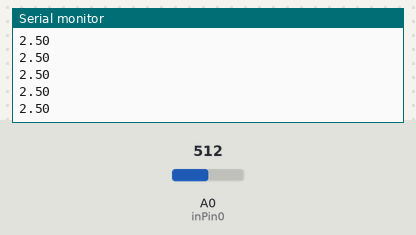
Bench run of a sketch on a simulated Arduino Uno, built with avr-gcc and run on an emulated ATmega328P. On the bench: the last lines printed to the serial monitor. The inputs (shaded band) are chosen by the test bench; at power-on: A0 (inPin0) = 512.

Above: at 1.2 s.
1.3 s: A0 (inPin0) set to 716
At 1.31 s:
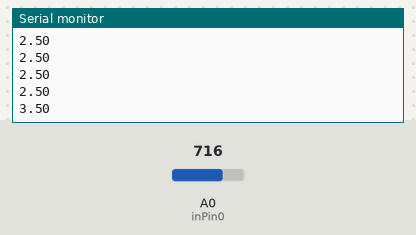
2.8 s: A0 (inPin0) set to 900
At 2.82 s:
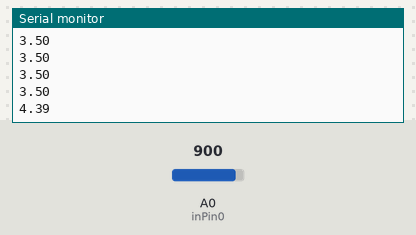
Timing chart, 0 to 5.8 s (numbered marks = the images above; inputs shaded):
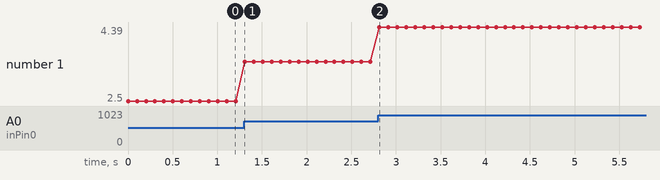

The sketch:

ir_sensor_1.ino
```cpp
/* Here is a bare-bones Arduino sketch to read the
   outputs of the photodiode detectors described
   in Figure 1 and Figure 2. The output pin of the
   circuit's opamp is connected to analog pin 0
   of the Arduino. The data are read every 0.1 second
   in this example. However, you can change the sampling
   rate by simply changing the argument of the
   delay() statement. */

#define inPin0 0

void setup(void) {

  Serial.begin(9600);
  Serial.println();

}

void loop(void) {

  int pinRead0 = analogRead(inPin0);
  float pVolt0 = pinRead0 / 1024.0 * 5.0;
  Serial.print(pVolt0);
  Serial.println();

  delay(100);

}
```

Measured:
- after the input at 1.3 s, the serial monitor: prints a new line at once (image 1)
- after the input at 2.8 s, the serial monitor: prints a new line at once (image 2)
- plotted number 1: 2.5 → 3.5 after the input at 1.3 s, 3.5 → 4.39 after the input at 2.8 s
